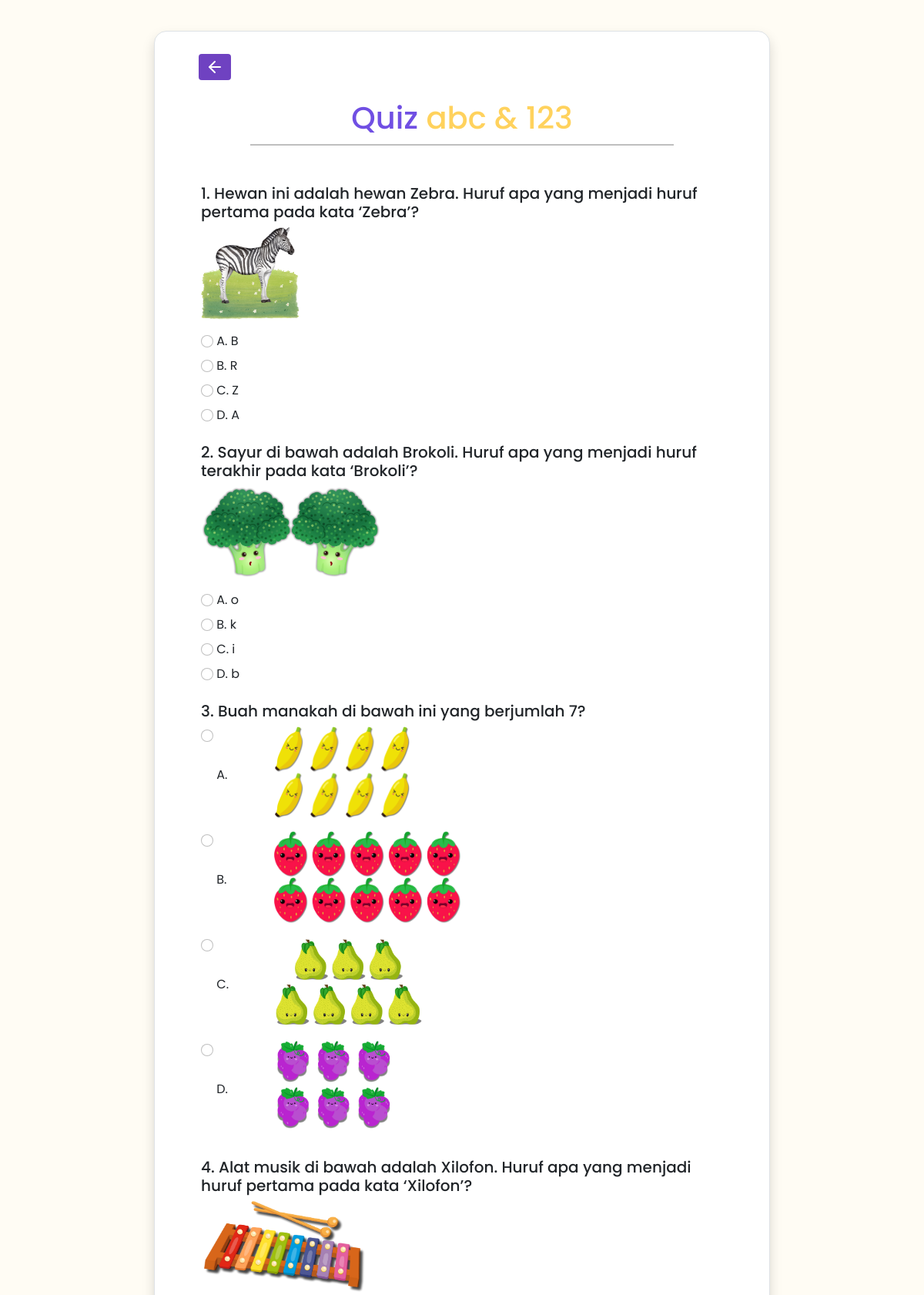
Screenshot of /kids/quiz/5/ (signed in, upper part) with the database file from the repository.
### contentapp/models.py (models this page shows, shortened)
class Quiz(models.Model):
    id = models.AutoField(primary_key=True)  # AutoField secara eksplisit untuk primary key
    title = models.CharField(max_length=255)
    description = models.TextField(blank=True, null=True)
    created_at = models.DateTimeField(auto_now_add=True)
    def __str__(self):
        return self.title

class Question(models.Model):
    quiz = models.ForeignKey(Quiz, related_name='questions', on_delete=models.CASCADE)
    text = models.TextField()
    image = models.ImageField(upload_to='questions_images/', blank=True, null=True)  # Tambahkan field gambar
    order = models.PositiveIntegerField(default=0)
    def __str__(self):
        return f"{self.text[:50]}"

class Choice(models.Model):
    question = models.ForeignKey(Question, related_name='choices', on_delete=models.CASCADE, blank=True, null=True)
    text = models.CharField(max_length=255, blank=True, null=True)
    image = models.ImageField(upload_to='choices_images/', blank=True, null=True)  # Tambahkan field gambar
    is_correct = models.BooleanField(default=False)

### contentapp/views.py (the view, shortened to what this page needs)
# urls.py: path('kids/quiz/<int:quiz_id>/', contentapp_views.quiz_detail, name='quiz_detail'),
@subscription_required
def quiz_detail(request, quiz_id):
    quiz = get_object_or_404(Quiz, id=quiz_id)
    questions = quiz.questions.prefetch_related('choices').order_by('order')
    total_questions = questions.count()  # Untuk GET ini aman
    print("Quiz:", quiz)
    print("Questions:", questions)
    return render(request, 'quiz.html', {
        'quiz': quiz,
        'questions': questions
    })

### contentapp/templates/quiz.html (shortened to what this page needs)
{% load static %}
<!DOCTYPE html>
<html lang="en">
<head>
    <link rel="stylesheet" href="https://cdn.jsdelivr.net/npm/bootstrap@5.2.3/dist/css/bootstrap.min.css">
    <link rel="stylesheet" href="{% static 'style/quizParents.css' %}">
</head>
<body>
    <div class="container d-flex justify-content-center align-items-center min-vh-100">
        <div class="row border rounded-4 py-4 px-5 bg-white shadow box-area">
            <button class="btn btn-ungu btn-sm" style="max-width: 60px; margin-bottom:20px;">
                <a href="{% if 'kids' in request.path %}{% url 'kids' %}{% elif 'parents' in request.path %}{% url 'parents' %}{% else %}#{% endif %}"
   class="btn btn-purple btn-sm d-flex align-items-center" style="max-width: 70px;">
   <i data-feather="arrow-left" style="font-size: 30px;"></i>
</a>
            </button>
            <form method="POST" action="{% url 'quiz_result' quiz.id %}">
                <div class="quiz-title mb-4">
                    <h1>Quiz <span style="color: #FFD25D;">{{ quiz.title }}</span></h1><hr>
                </div>
                {% for question in questions %}
                    <div class="mb-4">
                        <h5>{{ question.order }}. {{ question.text }}</h5>
                        {% if question.image %}
                            <img src="{{ question.image.url }}" alt="Question Image" class="quiz-image mb-2">
                        {% endif %}
                        <div>
                            {% for choice in question.choices.all %}
                            <div class="question my-2">
                                <input class="form-check-input" type="radio" name="question_{{ question.id }}" value="{{ choice.id }}" id="choice_{{ choice.id }}">
                                <label class="form-check-label" for="choice_{{ choice.id }}">
                                    {% if forloop.counter == 1 %}
                                    A.
                                    {% elif forloop.counter == 2 %}
                                    B.
                                    {% elif forloop.counter == 3 %}
                                    C.
                                    {% elif forloop.counter == 4 %}
                                    D.
                                    {% endif %}
                                </label>
                                    {{ choice.text }}
                                {% if choice.image %}
                                    <img src="{{ choice.image.url }}" alt="Choice Image" class="quiz-image mb-2">
                                {% endif %}
                            </div>
                        {% endfor %}
                        </div>
                    </div>
                {% endfor %}
            </form>
        </div>
    </div>
</body>
</html>

### static/style/quizParents.css (style rules this page uses)
:root { --firstpurple: #704FE3; --secondpurple: #DEC8FE; --firstyellow:#FFD25D; --secondyellow: #FFF1CE; }
* { margin: 0; padding: 0; box-sizing: border-box; outline: none; border: none; text-decoration: none; }
html { scroll-behavior: smooth; }
body { font-family: 'Poppins', sans-serif; width: 100%; background-color: #fffcf4; }
.box-area { width: 800px; background-color: #fff; margin: 40px; }
.box-area .btn-purple { background-color: #6f42c1; color: #fff; }
.box-area h1 { text-align: center; color: var(--firstpurple); }
.box-area hr { border: 1px solid black; width: 550px; margin: 10px auto 50px auto; }

### contentapp/templates/quiz.html (style rules this page uses)
.quiz-image { max-width: 100%; height: auto; max-height: 120px; }

### rows the page displays
Quiz: title "abc & 123"
Question: order "1", text "Hewan ini adalah hewan Zebra. Huruf apa yang menjadi huruf pertama pada kata ‘Zebra’?", image (picture)
Choice: shows "A.", text "B"
Choice: shows "B.", text "R"
Choice: shows "C.", text "Z"
Choice: shows "D.", text "A"
Question: order "2", text "Sayur di bawah adalah Brokoli. Huruf apa yang menjadi huruf terakhir pada kata ‘Brokoli’?", image (picture)
Choice: shows "A.", text "o"
Choice: shows "B.", text "k"
Choice: shows "C.", text "i"
Choice: shows "D.", text "b"
Question: order "3", text "Buah manakah di bawah ini yang berjumlah 7?"
Choice: shows "A.", image (picture)
Choice: shows "B.", image (picture)
Choice: shows "C.", image (picture)
Choice: shows "D.", image (picture)
Question: order "4", text "Alat musik di bawah adalah Xilofon. Huruf apa yang menjadi huruf pertama pada kata ‘Xilofon’?", image (picture)
